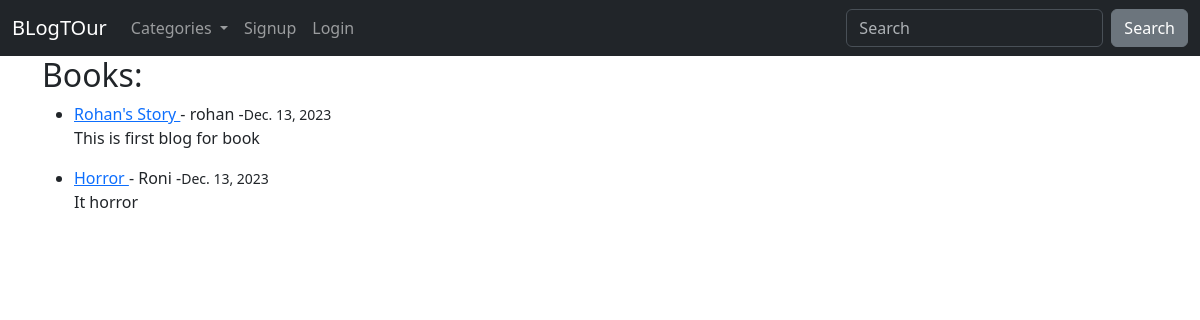
/category/Books, run on the app's committed database.
### blogapp/models.py (models this page shows, shortened)
class Post(models.Model):
    title = models.CharField(max_length=100)
    header_image=models.ImageField(blank=True, null=True, upload_to='images/')
    author = models.ForeignKey(User, on_delete=models.CASCADE)
    body = RichTextField(blank=True, null=True)
    category = models.CharField(max_length=100, default='Coding')
    snippet = models.CharField(max_length=100)
    post_date = models.DateField(auto_now_add=True)
    likes = models.ManyToManyField(User, related_name='blog_post')

### blogapp/views.py (the view)
# urls.py: path('category/<str:cats>',categoryview,name='category' ),
def categoryview(request, cats):
    category_posts=Post.objects.filter(category=cats)
    cat_menu=Category.objects.all()
    return render(request, 'categories.html',{'cats':cats.title(), 'category_post':category_posts,'cat_menu':cat_menu})

### blogapp/models.py (called while the page is built)
    def __str__(self):
        return self.name

### templates/categories.html (shortened to what this page needs)
{% extends 'base.html' %}
{% block content %}
    {% if category_post %}
            <h2>{{cats}}:</h2>
        <ul>
                {% for post in category_post %}
                <li> <a href="{% url 'article-detail' post.id %}">{{post.title}} </a>
                - {{post.author}}
                -<small>{{post.post_date}}</small>
                        {{post.body|slice:":200"|safe}}
                </li>
                {% endfor %}
        </ul>
    {% else %}
    <h2>this page not exists....</h2>
    {% endif %}
{% endblock content %}

### data on the page
Post: title "Rohan's Story", author "rohan", post_date "Dec. 13, 2023", body "This is first blog for book"
Post: title "Horror", author "Roni", post_date "Dec. 13, 2023", body "It horror"

### other printed values
{{ cats }} "Books"
